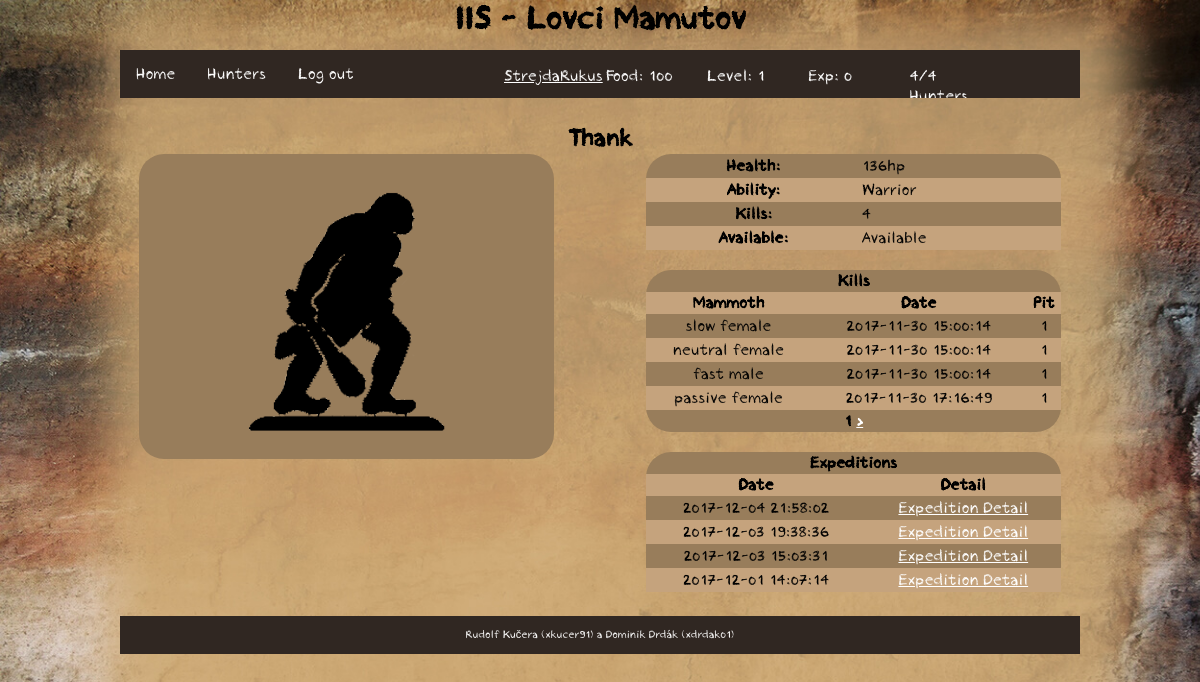
The app's page /iis/hunter/detail/3 (signed in) with its own data.
### tables this page shows
CREATE TABLE `user` (
  `id` int(11) NOT NULL,
  `name` varchar(255) NOT NULL,
  `password` varchar(255) NOT NULL,
  `level` int(11) NOT NULL,
  `food` int(11) NOT NULL,
  `experience` int(11) NOT NULL,
  `role` varchar(10) NOT NULL
);

CREATE TABLE `hunter` (
  `id` int(11) NOT NULL,
  `user` int(11) NOT NULL,
  `name` varchar(15) NOT NULL,
  `health` int(11) NOT NULL,
  `ability` int(11) NOT NULL,
  `available` int(11) NOT NULL
);

CREATE TABLE `ability` (
  `id` int(11) NOT NULL,
  `name` varchar(255) NOT NULL
);

CREATE TABLE `murder` (
  `hunterId` int(11) NOT NULL,
  `mammothId` varchar(255) NOT NULL,
  `date` varchar(255) NOT NULL,
  `type` int(11) NOT NULL,
  `pitId` int(11) NOT NULL
);

CREATE TABLE `mammoth` (
  `id` varchar(255) NOT NULL,
  `sign` varchar(255) NOT NULL,
  `properties` varchar(255) NOT NULL,
  `gender` varchar(255) NOT NULL
);

CREATE TABLE `expedition_member` (
  `hunterId` int(11) NOT NULL,
  `expeditionId` varchar(255) NOT NULL,
  `dmg` int(11) NOT NULL,
  `since` varchar(255) NOT NULL,
  `until` varchar(255) NOT NULL
);

CREATE TABLE `expedition` (
  `id` varchar(255) NOT NULL,
  `user` int(11) NOT NULL,
  `date` varchar(255) NOT NULL,
  `status` text NOT NULL,
  `success` int(11) NOT NULL,
  `report` varchar(255) NOT NULL,
  `finishTime` text NOT NULL,
  `food` int(11) NOT NULL,
  `experience` int(11) NOT NULL
);

### index.php (called while the page is built, shortened)
<?php
require_once('functions.php');
$router = new RouterController();
$router->handle(array($_SERVER['REQUEST_URI']));
$router->writeView();

### functions.php (called while the page is built, shortened)
<?php
function isLoggedIn() {
	if (isset($_SESSION['user']))
		return true;
	else
		return false;
}
function url($url) {
	return Controller::$url . $url;
}

### model/Db.php (called while the page is built)
<?php
class Db {
    private static $connection;
    private static $settings = array(
		PDO::ATTR_ERRMODE => PDO::ERRMODE_EXCEPTION,
		PDO::MYSQL_ATTR_INIT_COMMAND => "SET NAMES utf8",
		PDO::ATTR_EMULATE_PREPARES => false,
	);
    public static function connect($host, $user, $password, $database) {
		if (!isset(self::$connection)) {
			self::$connection = @new PDO(
				"mysql:host=$host;dbname=$database",
				$user,
				$password,
				self::$settings
			);
		}
	}
    public static function queryOne($query, $parameters = array()) {
		$result = self::$connection->prepare($query);
		$result->execute($parameters);
		return $result->fetch();
	}
    public static function queryAll($query, $parameters = array()) {
		$result = self::$connection->prepare($query);
		$result->execute($parameters);
		return $result->fetchAll();
	}
    public static function querySingle($query, $parameters = array()) {
		$result = self::queryOne($query, $parameters);
		return $result[0];
	}
	public static function query($query, $parameters = array()) {
		$result = self::$connection->prepare($query);
		$result->execute($parameters);
		return $result->rowCount();
	}
}

### model/user.php (called while the page is built, shortened)
<?php
class User {
	private $id;
	private $name;
	private $level;
	private $food;
	private $experience;
	private $role;
	public function __construct ($name) {
		$user = Db::queryOne('SELECT * FROM user WHERE name = ?',[$name]);
		if (empty($user)) {
			$this->name = $name;
			$this->level = 1;
			$this->food = 100;
			$this->experience = 0;
			$this->role = 'user';
		} else {
			$this->id = $user['id'];
			$this->name = $user['name'];
			$this->level = $user['level'];
			$this->food =  $user['food'];
			$this->experience =  $user['experience'];
			$this->role = $user['role'];
		}
	}
	public function setId() {
		$this->id = Db::querySingle('SELECT id FROM user WHERE name = ?', [$this->name]);
	}
	public function getId() {
		if (isset($this->id))
			return $this->id;
		else
			return $this->id = Db::querySingle('SELECT id FROM user WHERE name = ?', [$this->name]);
	}
	public function getLevel() {
		return $this->level;
	}
	public function getFood() {
		return $this->food;
	}
	public function getExp() {
		return $this->experience;
	}
	public function getRole() {
		return $this->role;
	}
	public function getMyHuntersCount() {
		return Db::query('SELECT * FROM hunter WHERE user = ? AND health > ?', [$this->id,0]);
	}
	public function reward($food, $experience) {
		$this->food += $food;
		$this->experience += $experience;
	}
	public function computeLevel() {
		if ($this->experience > $this->level * 100) {
			$this->experience -= $this->level * 100;
			$this->level++;
		}
	}
}

### controller/RouterController.php (called while the page is built, shortened)
<?php
class RouterController extends Controller
{
	protected $controller;
	private function dashToCamelCase($text)
	{
		$word = str_replace('-', ' ', $text);
		$word = ucwords($word);
		$word = str_replace(' ', '', $word);
		return $word;
	}
	private function parseURL($url)
	{
        $parsedURL = parse_url($url);
		$parsedURL["path"] = ltrim($parsedURL["path"], "/");
		$parsedURL["path"] = trim($parsedURL["path"]);
		$splitPath = explode("/", $parsedURL["path"]);
		return $splitPath;
	}
    public function handle($parameters)
    {
		$parsedURL = $this->parseURL($parameters[0]);
		$iis = array_shift($parsedURL);
		$controllerClass = $this->dashToCamelCase(array_shift($parsedURL)) . 'Controller';
		if (file_exists('controller/' . $controllerClass . '.php'))
			$this->controller = new $controllerClass;
		else
			$this->redirect('error');
        $this->controller->handle($parsedURL);
		if (isLoggedIn()) {
			$this->data['user'] = new User($_SESSION['user']);
		}
    }
}

### model/hunter.php (called while the page is built, shortened)
<?php
class Hunter {
	public static function getHunterById($id) {
		return Db::queryOne('SELECT * FROM hunter WHERE id = ?', [$id]);
	}
	public static function getKills($id, $page) {
		return Db::queryAll('SELECT * FROM murder LEFT JOIN mammoth ON mammoth.id=murder.mammothId WHERE hunterId = ? AND type = ? LIMIT ?,4',[$id,1,($page-1)*4]);
	}
	public static function getExpeditions($id) {
		return Db::queryAll('SELECT * FROM expedition_member LEFT JOIN expedition ON expedition.id=expedition_member.expeditionId WHERE hunterId = ? ORDER BY since DESC LIMIT 4',[$id]);
	}
}

### controller/HunterController.php (called while the page is built, shortened)
<?php
class HunterController extends Controller
{
    public function handle($parameters)
    {
    	if (!isLoggedIn()) {
    		$this->redirect('error');
    	} else {
			$user = new User($_SESSION['user']);
			$user->setId();
		}
        Expedition::check($user);
    	if (isset($parameters)) {
    		if ($parameters[0] == 'create') {
                if (isset($parameters[1]) && ($parameters[1] == 'init'))
				    $this->create($parameters, $user,'init');
                else
                    $this->create($parameters, $user);
    		} else if ($parameters[0] == 'overview') {
				$this->overview($parameters,$user);
    		} else if ($parameters[0] == 'detail') {
                $this->detail($parameters,$user);
            }
    	}
    }
    public function detail($parameters, $user) {
        if (isset($_GET['page']))
            $page = $_GET['page'];
        else
            $_GET['page'] = $page = 1;
        $this->data['hunter'] = Hunter::getHunterById($parameters[1]);
        $this->data['kills'] = Hunter::getKills($parameters[1], $page);
        $this->data['expeditions'] = Hunter::getExpeditions($parameters[1]);
    }
}

### model/ability.php (called while the page is built, shortened)
<?php
class Ability {
	public static function getAbilityName($id) {
		return Db::querySingle('SELECT name FROM ability WHERE id = ?', [$id]);
	}
}

### model/expedition.php (called while the page is built, shortened)
<?php
class Expedition {
	public static function check($user) {
		$expeditions = Db::queryAll('SELECT * FROM expedition WHERE user = ?', [$user->getId()]);
	}
}

### view/hunterDetail.phtml (the view, shortened to what this page needs)
<h1><?= $hunter['name']?></h1>
<div id="hunterDetail">
	<div id="hunterDetailImg">
		<img src="<?= url('img/hunter.png') ?>">
	</div>
	<table>
		<tr>
			<th>Health:</th>
			<td><?= $hunter['health'] ?>hp</td>
		</tr>
		<tr>
			<th>Ability:</th>
			<td><?= Ability::getAbilityName($hunter['ability']) ?></td>
		</tr>
		<tr>
			<th>Kills:</th>
			<td><?= sizeof($kills); ?></td>
		</tr>
		<tr>
			<th>Available:</th>
			<td>
				<?php if ($hunter['available'] == 1 ) : ?>
					Available
				<?php endif; ?>
			</td>
		</tr>
	</table>
	<br>
	<table id="hunterDetailKills">
		<tr>
			<th colspan="3">Kills</th>
		</tr>
		<tr>
			<th>Mammoth</th>
			<th>Date</th>
			<th>Pit</th>
		</tr>
		<?php foreach ($kills as $kill) : ?>
			<tr>
				<td><?= $kill['properties'] . ' ' . $kill['gender'] ?></td>
				<td><?= $kill['date'] ?></td>
				<td><?= $kill['pitId'] ?></td>
			</tr>
		<?php endforeach; ?>
		<tr>
		<th colspan="53">
			<?= $_GET['page'] ?>
			<?php if (sizeof($kills)%4 == 0) : ?>
				<a href="<?= url('hunter/detail/'.$kill['hunterId'].'?page='.($_GET['page'] + 1)) ?>">></a>
			<?php endif; ?>
		</th>
	</tr>
	</table>
	<table id="hunterHistory">
		<tr>
			<th colspan="3">Expeditions</th>
		</tr>
		<tr>
			<th>Date</th>
			<th>Detail</th>
		</tr>
		<?php foreach ($expeditions as $exp) : ?>
			<tr>
				<td><?= $exp['date'] ?></td>
				<td><a href="<?= url('expedition/detail/'.$exp['id']) ?>">Expedition Detail</a></td>
			</tr>
		<?php endforeach; ?>
	</table>
</div>

### view/template.phtml (shortened to what this page needs)
<!DOCTYPE html>
<html lang="cs-cz">
	<head>
		<link rel="stylesheet" href="<?= url('css/style.css') ?>" type="text/css"/>
		<link rel="stylesheet" href="<?= url('css/navigation.css') ?>" type="text/css"/>
		<link rel="stylesheet" href="<?= url('css/start.css') ?>" type="text/css"/>
		<link rel="stylesheet" href="<?= url('css/hunter.css') ?>" type="text/css"/>
		<link rel="stylesheet" href="<?= url('css/outpost.css') ?>" type="text/css"/>
		<link rel="stylesheet" href="<?= url('css/expedition.css') ?>" type="text/css"/>
		<link rel="stylesheet" href="<?= url('css/user.css') ?>" type="text/css"/>
		<link rel="stylesheet" href="<?= url('css/admin.css') ?>" type="text/css"/>
	</head>
	<body>
		<header>
			<div class="center">
				<h1>IIS - Lovci Mamutov</h1>
			</div>
		</header>
		<nav>
			<div class="center">
				<ul>
					<li><a href="<?= url('home') ?>">Home</a></li>
					<?php if (isLoggedIn()): ?>
						<li><a href="<?= url('hunter/overview') ?>">Hunters</a></li>
						<li><a href="<?= url('logout') ?>">Log out</a></li>
						<div id="stats">
							<p id="stats-name"><a href="<?= url('user/detail/'.$user->getId()) ?>"><?= $_SESSION['user'] ?></a></p>
							<p id="stats-food">Food: <?= $user->getFood()?></p>
							<p id="stats-lvl">Level: <?= $user->getLevel()?></p>
							<p id="stats-exp">Exp: <?= $user->getExp()?></p>
							<p id="stats-hunters"><?= $user->getMyHuntersCount() ?>/<?= $user->getLevel()+3?> Hunters</p>
						</div>
					<?php endif; ?>
				</ul>
			</div>
		</nav>
		<article>
			<div class="center">
				<?php $this->controller->writeView();  ?>
			</div>
		</article>
		<footer>
			<div class="center">
				<p>
					<?php if (isLoggedIn()) : ?>
						<?php if ($user->getRole() == 'admin') : ?>
							<a href="<?= url('admin/controlPanel') ?>">Rudolf Kučera (xkucer91) a Dominik Drdák (xdrdak01)</a>
						<?php else : ?>
							Rudolf Kučera (xkucer91) a Dominik Drdák (xdrdak01)
						<?php endif; ?>
					<?php else : ?>
						<a href="<?= url('admin/login') ?>">Rudolf Kučera (xkucer91) a Dominik Drdák (xdrdak01)</a>
					<?php endif; ?>
				</p>
			</div>
		</footer>
	</body>
</html>

### css/style.css (style rules this page uses)
html { height: 100%; width: 100%; margin: 0; padding: 0; font-family: 'Crayon Hand', Arial, sans-serif; font-weight:normal; font-style:normal; text-shadow: none; }
body { width: 100%; margin: 0; padding: 0; min-height: 100%; float: left; background-image: url('../img/bg.jpg'); background-size: cover; background-repeat: no-repeat; background-attachment: fixed; }
header { width: 100%; height: 50px; margin: 0; padding: 0; float: left; }
article { margin: 0; padding: 2%; width: 96%; min-height: 200px; float: left; }
footer { width: 100%; font-size: 11px; text-align: center; float: left; margin: 0; }
footer .center { background-color: #302722; color: white; padding-top: 1px; padding-bottom: 1px; }
.center { margin: 0 auto; padding: 0; width: 80%; }
h1 { margin: 0; text-align: center; }
a, a:visited { color: white; }

### css/navigation.css (style rules this page uses)
nav { height: 50px; width: 100%; margin: 0; padding: 0; float: left; }
nav ul { list-style-type: none; margin: 0; padding: 0; overflow: hidden; background-color: #302722; }
nav li { float: left; margin-bottom: 0; }
nav li a { display: block; color: white; text-align: center; padding: 14px 16px; text-decoration: none; margin-bottom: 0; }
#stats { height: 40px; width:60%; float:right; color: white; }
#stats p { float:left; height: 40px; width: 15%; margin-right: 15px; }

### css/hunter.css (style rules this page uses)
#hunterDetailImg { background-color: #987d5b; border-radius: 25px; float: left; width: 45%; text-align: center; }
#hunterDetailImg img { margin: auto; }
#hunterDetail table { border-collapse: collapse; width: 45%; float: right; background-color: #987d5b; border-radius: 25px; }
#hunterDetail td { padding-top: 2px; padding-bottom: 2px; }
#hunterDetail tr:nth-child(2n) { border-collapse: collapse; background-color: #c5a37d; }
#hunterDetailKills { margin-top: 20px; text-align: center; }
#hunterHistory { margin-top: 20px; text-align: center; }

### records on screen
user: food "100", level "1", experience "0", $user->getLevel()+3 "4"
hunter: name "Thank", health "136", ability.name "Warrior"
murder: mammothId.properties "slow", mammothId.gender "female", date "2017-11-30 15:00:14", pitId "1"
murder: mammothId.properties "neutral", mammothId.gender "female", date "2017-11-30 15:00:14", pitId "1"
murder: mammothId.properties "fast", mammothId.gender "male", date "2017-11-30 15:00:14", pitId "1"
murder: mammothId.properties "passive", mammothId.gender "female", date "2017-11-30 17:16:49", pitId "1"
expedition_member: expeditionId.date "2017-12-04 21:58:02"
expedition_member: expeditionId.date "2017-12-03 19:38:36"
expedition_member: expeditionId.date "2017-12-03 15:03:31"
expedition_member: expeditionId.date "2017-12-01 14:07:14"

### other values on screen
$_SESSION['user'] "StrejdaRukus"
$user->getMyHuntersCount() "4"
sizeof($kills) "4"
$_GET['page'] "1"
